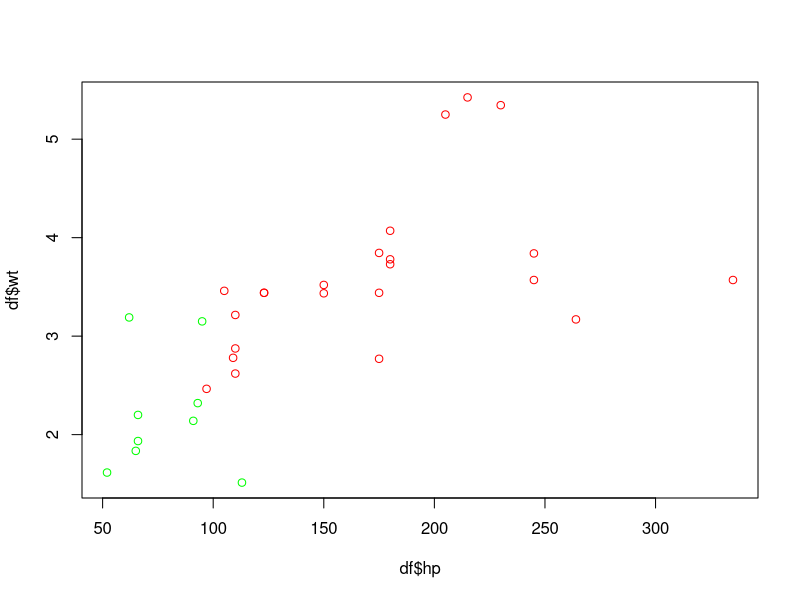
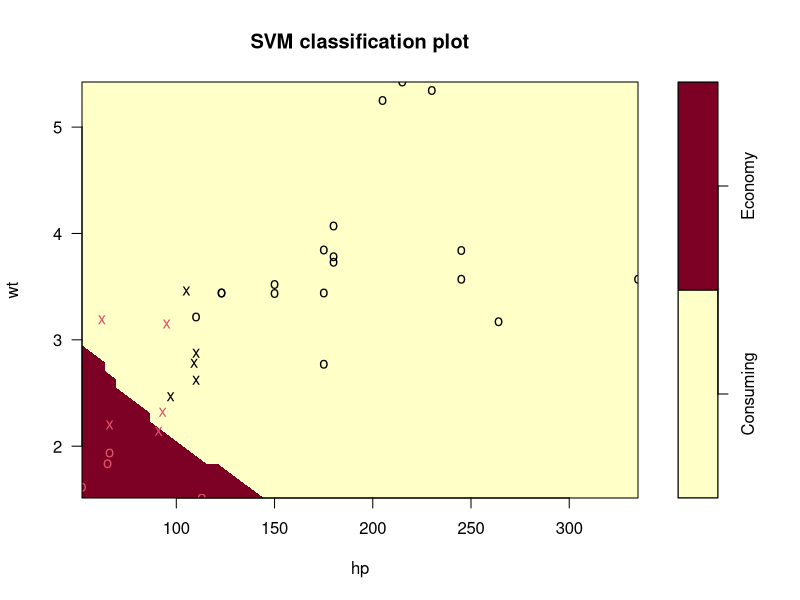

Recreate these plots in R, in order. (Note: this script raises an error after producing the figures.)
library(e1071)
library(dplyr)

df <- mtcars %>%
    select(mpg, hp, wt)
Eco <- ifelse(df$mpg > 22.75, "Economy", "Consuming") 
color <- ifelse(df$mpg > 22.75, "green", "red")
plot(df$hp, df$wt, col=color)

df2 <- data.frame(as.factor(Eco), df$wt, df$hp)
colnames(df2) <- c("Eco", "wt", "hp")
s <- svm(Eco ~ wt + hp, 
         data=df2, kernel = "polynomial")
summary(s)
s$index
df2[s$index,]
plot(s, data = df2)

df2 <- data.frame(as.factor(Eco), df$wt, df$hp)
s <- svm(as.factor.Eco. ~ df.wt + df.hp, data=df2, kernel = "sigmod")
summary(s)
plot(s, data = df2)


#### Support Vector Machines
model.svm <- svm(as.factor(class) ~ ., data=TrainSetR, kernel="linear" )
model.svm
summary(model.svm)
plot(model.svm, TrainSetR)
print(model.svm)
predict(model.svm, TestSetR)
table(TestSetR$class == predict(model.svm, TestSetR))/length(TestSetR$class)

##### Cost function

model.svm.cost <- svm(as.factor(class) ~ ., data=TrainSetR, kernel="linear", 
                      cost=0.25 )
table(TestSetR$class == predict(model.svm.cost, TestSetR))/length(TestSetR$class)

